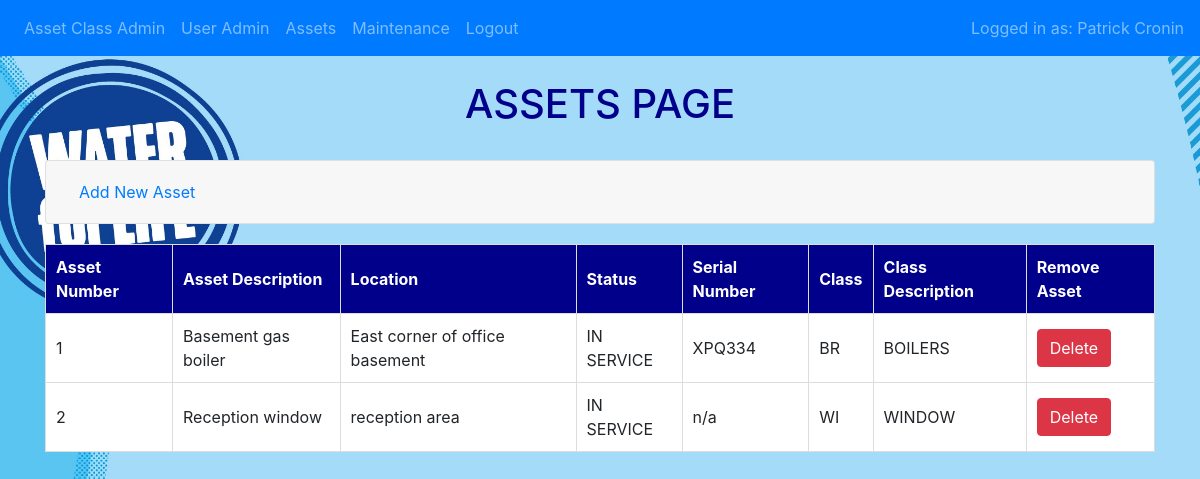
The app's page /assets (signed in), older data.
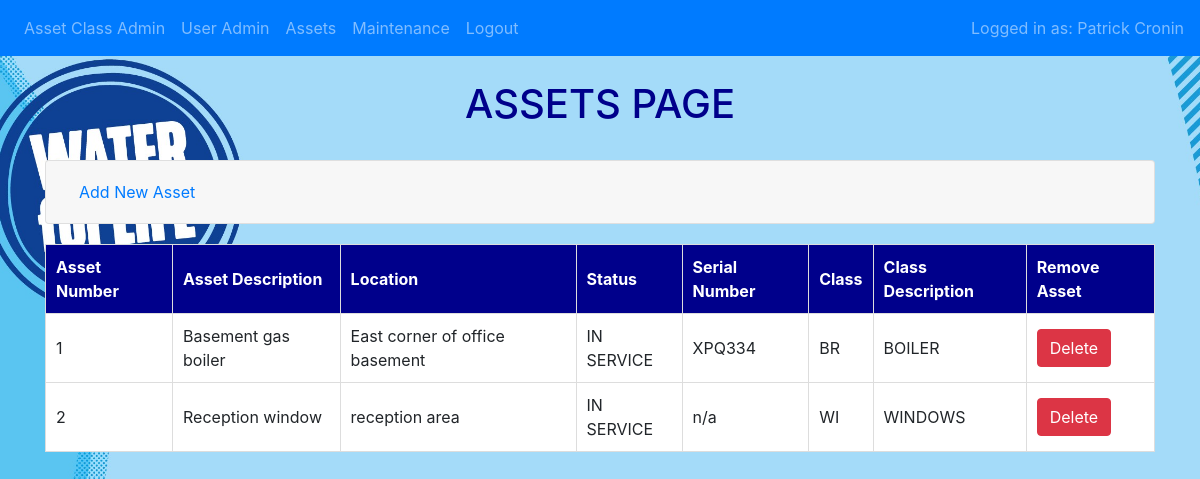
The same page, newer data.
### website/models.py (models this page shows)
class Asset(db.Model):
    id = db.Column(db.Integer, primary_key=True, autoincrement=True)
    description = db.Column(db.String(50), nullable=False)
    location = db.Column(db.String(50), nullable=False)
    status = db.Column(db.String(20), nullable=False)
    serial_number = db.Column(db.String(50))
    class_code_id = db.Column(db.String(2), db.ForeignKey('assetclass.class_code'), nullable=False)
    maintenance = db.relationship('Maintenance', backref='asset', lazy=True)

class Assetclass(db.Model):
    class_code = db.Column(db.String(2), primary_key=True)
    class_desc = db.Column(db.String(50), nullable=False)
    assets = db.relationship('Asset', backref='assetclass', lazy=True)

### website/views.py (the view, shortened to what this page needs)
@views.route('/assets', methods=['GET', 'POST'])
@login_required
def assets():
    AssetList = db.session.query(Asset, Assetclass).join(Assetclass, Asset.class_code_id == Assetclass.class_code).all()
    return render_template("assets.html", user=current_user, asset_list=AssetList)

### website/__init__.py (called while the page is built)
def create_app():
    app = Flask(__name__)
    app.config.from_object('config.Config')
    db.init_app(app)
    from .views import  views
    from .auth import auth
    app.register_blueprint(views, url_prefix='/')
    app.register_blueprint(auth, url_prefix='/')
    from .models import User, Assetclass, Asset, Maintenance
    with app.app_context():
        db.create_all()
    login_manager = LoginManager()
    login_manager.login_view = 'auth.login'
    try:
        login_manager.init_app(app)
        @login_manager.user_loader
        def load_user(id):
            return User.query.get(int(id))
    except Exception as e:
        logging.error(f"Error loading user {id}: {e}")
        return None
    return app

### website/templates/assets.html (shortened to what this page needs)
{% extends "base.html" %}
{% block content %}<br><h1 style="text-align: center; color:darkblue;">ASSETS PAGE</h1><br>
<div class="accordion" id="userAssets">
<div class="card">
    <div class="card-header" id="headingAddAsset">
        <h2 class="mb-0">
            <button class="btn btn-link btn-block text-left" type="button" data-toggle="collapse" data-target="#collapseAddAsset" aria-expanded="false" aria-controls="collapseAddAsset">
                Add New Asset
            </button>
        </h2>
    </div>
</div>
</div>
<table>
    <thead>
        <tr>
            <th>Asset Number</th>
            <th>Asset Description</th>
            <th>Location</th>
            <th>Status</th>
            <th>Serial Number</th>
            <th>Class</th>
            <th>Class Description</th>
            <th>Remove Asset</th>
        </tr>
    </thead>
    <tbody>
        {% for asset, assetclass in asset_list %}
        <tr>
            <td>{{ asset.id }}</td>
            <td>{{ asset.description }}</td>
            <td>{{ asset.location }}</td>
            <td>{{ asset.status }}</td>
            <td>{{ asset.serial_number }}</td>
            <td>{{ asset.class_code_id }}</td>
            <td>{{ assetclass.class_desc }}</td>
            <td>
                <form action="{{ url_for('views.delete_asset', id=asset.id) }}" method="POST" onsubmit="return confirm('Are you sure you want to delete this asset?');">
                    <button type="submit" class="btn btn-danger">Delete</button>
                </form>
            </td>
        </tr>
        {% endfor %}
    </tbody>
</table>
{% endblock %}

Row changes from the older to the newer data that the page shows:
changed through a linked row, Asset "Basement gas boiler": class_desc "BOILERS" → "BOILER"
changed through a linked row, Asset "Reception window": class_desc "WINDOW" → "WINDOWS"
